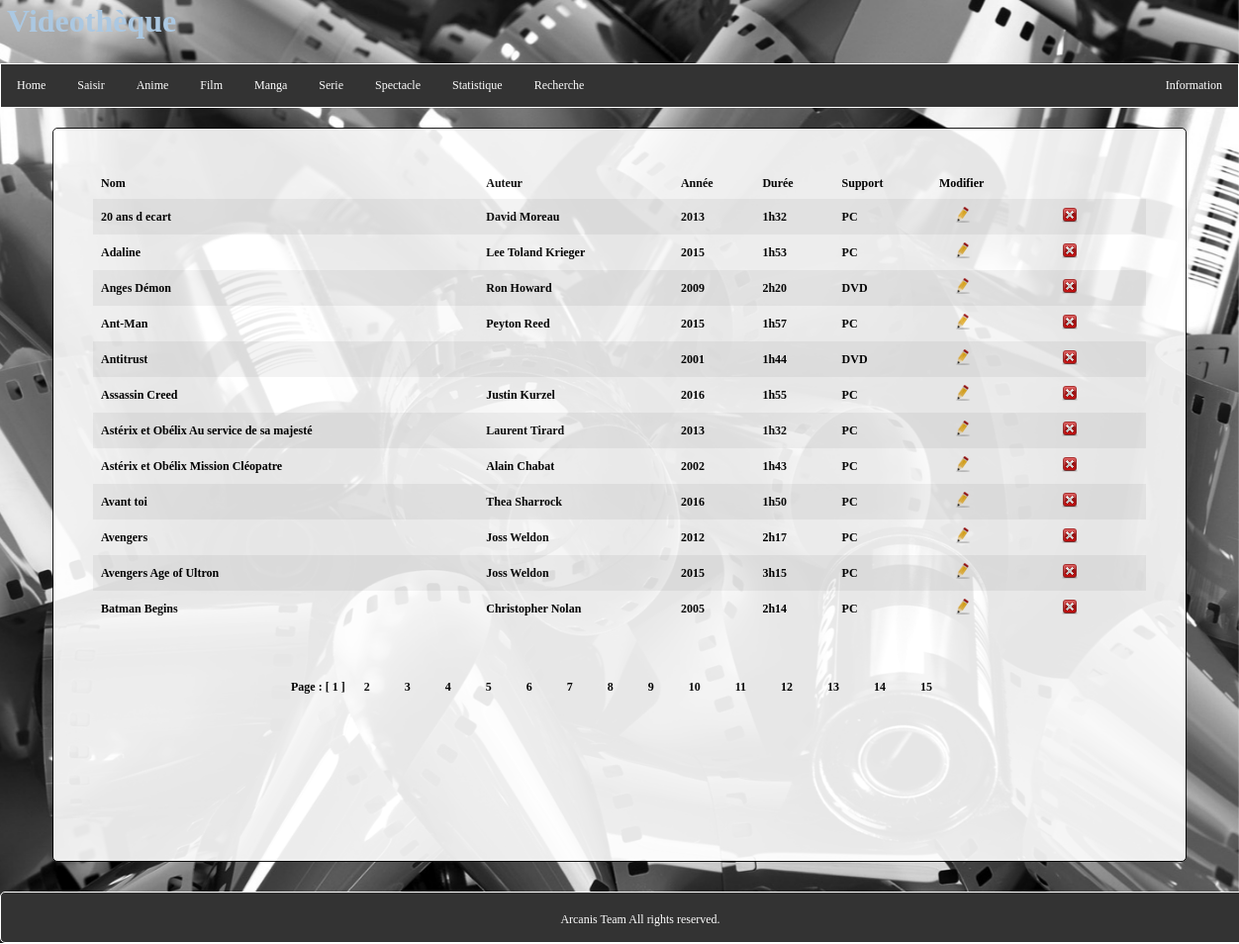
The app's page /film.php with its own data.
### tables this page shows
CREATE TABLE IF NOT EXISTS `film` (
  `id` int(11) NOT NULL AUTO_INCREMENT,
  `nom` varchar(255) DEFAULT NULL,
  `auteur` varchar(255) DEFAULT NULL,
  `annee` varchar(25) DEFAULT NULL,
  `duree` varchar(25) DEFAULT NULL,
  `support` varchar(25) NOT NULL,
  PRIMARY KEY (`id`)
);

### webservice.php (the view, shortened to what this page needs)
						</div> <?php
function ListeFilm(){
 echo '<div class="pagination">';
$messagesParPage=12;
$conn = new PDO("mysql:host=localhost;dbname=videotheque","root","arcanis");
$conn->setAttribute(PDO::ATTR_ERRMODE, PDO::ERRMODE_EXCEPTION);
$retour_total=$conn->prepare("SELECT COUNT(*) AS total FROM film");
$retour_total->execute();
$donnees_total=$retour_total->fetch();
$total=$donnees_total['total'];
$nombreDePages=ceil($total/$messagesParPage);
if(isset($_GET['page'])){
     $pageActuelle=intval($_GET['page']);
     if($pageActuelle>$nombreDePages){
         $pageActuelle=$nombreDePages;
     }
} else{
     $pageActuelle=1;
}
$premiereEntree=($pageActuelle-1)*$messagesParPage;
$retour_messages=$conn->prepare("SELECT * FROM film ORDER BY nom ASC LIMIT ".$premiereEntree.", ".$messagesParPage."");
$retour_messages->execute();
		echo "<table id='dernier' align='center'>";
		echo "<tr><th>"; echo "Nom"; echo "</th>";
		echo "<th>"; echo "Auteur"; echo "</th>";
		echo "<th>"; echo "Année"; echo "</th>";
		echo "<th>"; echo "Durée"; echo "</th>";
		echo "<th>"; echo "Support"; echo "</th>";
		echo "<th>"; echo "Modifier"; echo "</th></tr>";
while($donnees_messages=$retour_messages->fetch()){
		echo "<tr><th>"; echo (utf8_encode(stripslashes($donnees_messages['nom']))); echo "</th>";
		echo "<th>"; echo (utf8_encode(stripslashes($donnees_messages['auteur']))); echo "</th>";
		echo "<th>"; echo stripslashes($donnees_messages['annee']); echo "</th>";
		echo "<th>"; echo stripslashes($donnees_messages['duree']); echo "</th>";
		echo "<th>"; echo stripslashes($donnees_messages['support']); echo "</th>";
		echo "<th>"; echo '<a href="?id3='.$donnees_messages['id'].'"><img src="image/modifier.png"></a>'; echo "</th>";
		echo "<th>"; echo '<a href="?id1='.$donnees_messages['id'].'"><img src="image/delete.png"></a>'; echo "</th></tr>";
}
		echo "</table>";
echo '<p align="center">Page : ';
for($i=1; $i<=$nombreDePages; $i++){
     if($i==$pageActuelle){
         echo ' [ '.$i.' ] ';
     }
     else{
		 echo ' <a href="film.php?page='.$i.'">'.$i.'</a> ';
     }
}
echo '</p>';
echo '</div>';
}
						?>

### css/style.css (style rules this page uses)
body { padding:0; margin:0; font-size:12px; }
div.transbox p { margin: 5%; font-weight: bold; color: #000000; }
div { border-radius: 5px; background-color: transparent; padding: 20px; color: black; text-align: center; }
table#dernier { border-collapse: collapse; width: 100%; font-size:12px; }
th { text-align: left; padding: 8px; font-size:12px; }
tr:nth-child(even) { background-color: #f2f2f2 }
.pagination a { color: black; float: center; padding: 8px 16px; text-decoration: none; transition: background-color .3s; }

### records on screen
film: nom "20 ans d ecart", auteur "David Moreau", annee "2013", duree "1h32", support "PC"
film: nom "Adaline", auteur "Lee Toland Krieger", annee "2015", duree "1h53", support "PC"
film: nom "Anges Démon", auteur "Ron Howard", annee "2009", duree "2h20", support "DVD"
film: nom "Ant-Man", auteur "Peyton Reed", annee "2015", duree "1h57", support "PC"
film: nom "Antitrust", annee "2001", duree "1h44", support "DVD"
film: nom "Assassin Creed", auteur "Justin Kurzel", annee "2016", duree "1h55", support "PC"
film: nom "Astérix et Obélix Au service de sa majesté", auteur "Laurent Tirard", annee "2013", duree "1h32", support "PC"
film: nom "Astérix et Obélix Mission Cléopatre", auteur "Alain Chabat", annee "2002", duree "1h43", support "PC"
film: nom "Avant toi", auteur "Thea Sharrock", annee "2016", duree "1h50", support "PC"
film: nom "Avengers", auteur "Joss Weldon", annee "2012", duree "2h17", support "PC"
film: nom "Avengers Age of Ultron", auteur "Joss Weldon", annee "2015", duree "3h15", support "PC"
film: nom "Batman Begins", auteur "Christopher Nolan", annee "2005", duree "2h14", support "PC"
